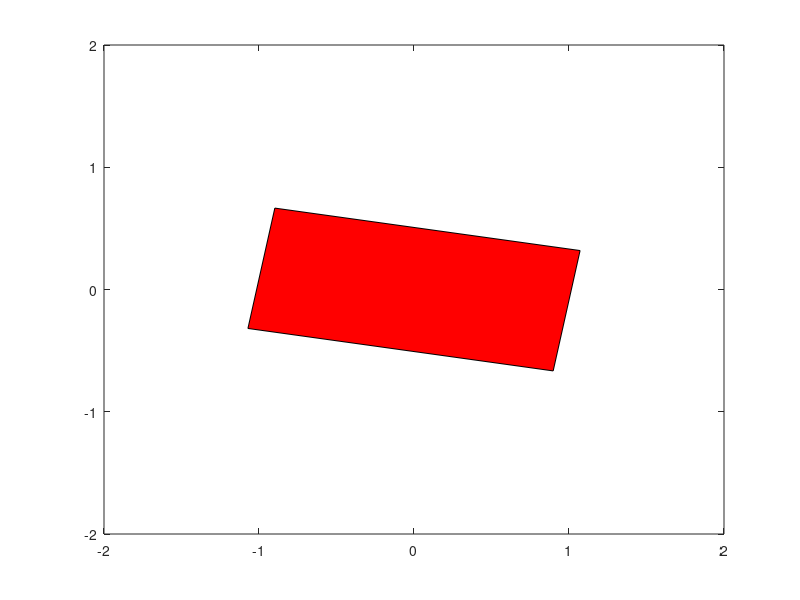

Write the MATLAB code that produced this figure. (Note: this script raises an error after producing the figure.)





clear all
close all
clc





% 
% arduin=serial('COM3','BaudRate',9600); % create serial communication object on port COM18
% fopen(arduin); % initiate arduino communication
% 


CM(1)=0;
time(1)=0;
x=[-0.5 0.5 0.5 -0.5; -1 -1 1 1];

tic;


% while (toc<=20)  % stop after 20 secs
    

%    theta=fscanf(arduin,'%f');
   
   %%%%%%% 2D object %%%%%%%

th= -pi*100/180;
xn=[cos(th) -sin(th); sin(th) cos(th)]*x;
figure(1)
xx=fill(xn(1,:),xn(2,:), 'r');
axis([-2, 2, -2, 2])


 
% end
 
fclose(arduin); % end communication with arduino


